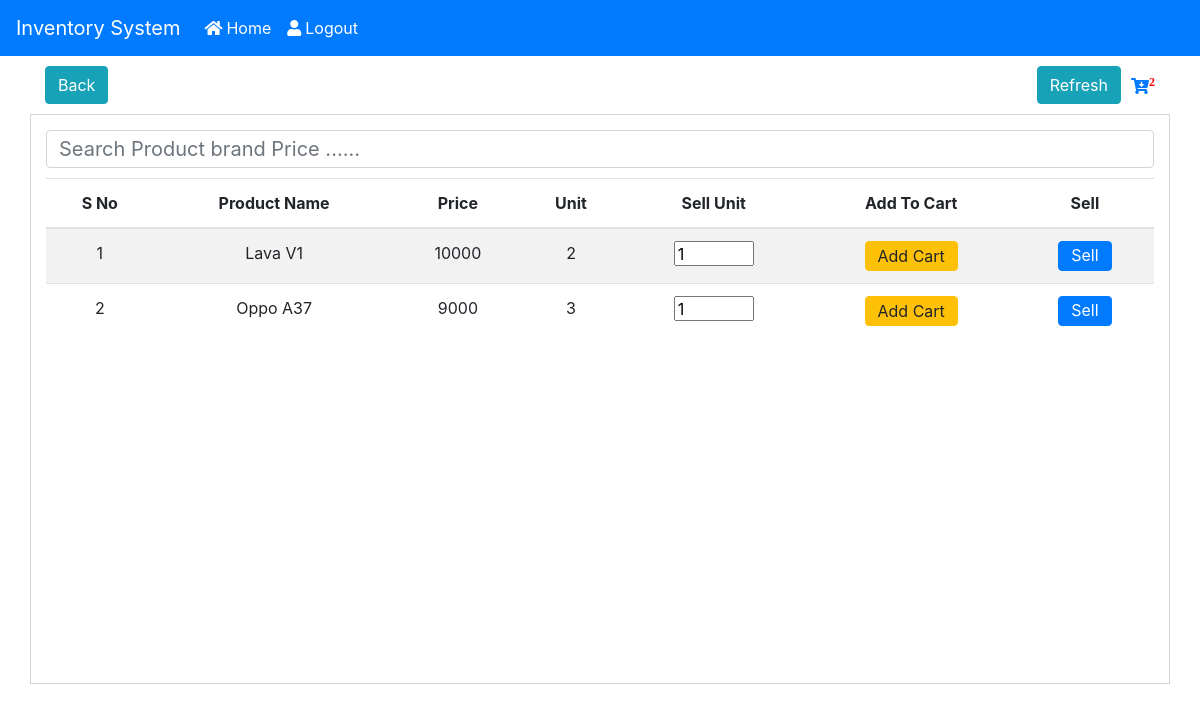
The page /Sell/Sell.php on the database its author committed.
### tables this page shows
CREATE TABLE `products` (
  `pro_id` int(10) NOT NULL,
  `brand_id` int(10) NOT NULL,
  `cat_id` int(10) NOT NULL,
  `product_name` tinytext NOT NULL,
  `product_stock` int(10) NOT NULL,
  `product_price` double NOT NULL,
  `total_price` double NOT NULL,
  `add_date` date NOT NULL,
  `prod_states` tinytext
);

### Sell/Sell.php (the view, shortened to what this page needs)
<?php 	include '../database/db.php';
$que1 = "SELECT * FROM `cart`";
$res1 = mysqli_query($con,$que1);
$row = mysqli_num_rows($res1);
 ?>
<!DOCTYPE html>
<html>
	<head>
		<link rel="stylesheet" href="https://maxcdn.bootstrapcdn.com/bootstrap/4.1.0/css/bootstrap.min.css">
		<link href="//maxcdn.bootstrapcdn.com/font-awesome/4.7.0/css/font-awesome.min.css" rel="stylesheet">
		<link rel="stylesheet" href="https://use.fontawesome.com/releases/v5.1.0/css/all.css">
		<link rel="stylesheet" type="text/css" href="css/style.css">
	</head>
	<body>
		<?php include '../templet/header.php'; ?>
		<div class="container" style="margin-top: 10px;">
			<a href="../deshbord.php" class="btn btn-info">Back</a>
			<a href="viewcart.php"><i class="fas fa-cart-arrow-down" style="float: right;line-height: 40px;margin-left:10px;"><sup style="color: red;"><?php echo $row; ?></sup></i></a>
			<a href="Sell.php" class="btn btn-info" style="float: right;">Refresh</a>
		</div>
		<div class="container" style="border: 1px solid #D3D3D3; margin-top: 10px; height: 570px; overflow: auto; ">
			<input class="form-control" id="myInput" type="text" placeholder="Search Product brand Price ......" style="margin-top: 15px;border: 1px solid #D3D3D3; font-size: 20px;">
			<table class="table table-striped" style="margin-top: 10px;">
				<thead style="text-align: center;">
					<tr>
						<th>S No</th>
						<th>Product Name</th>
						<th>Price </th>
						<th>Unit</th>
						<th>Sell Unit</th>
						<th>Add To Cart  </th>
						<th> Sell</th>
					</tr>
				</thead>
				<tbody   id="myTable" style="text-align:center;">
					<tr>
						<?php
						$que =" SELECT * from products p ,brand b ,catagory c where p.brand_id =b.b_id AND p.cat_id =c.Cat_id";
						$res = mysqli_query($con,$que);
						$sir = 1;
						while($row =mysqli_fetch_array($res)){
						$proid = $row[0];
						$pro_name = $row[3];
						$unit = $row[4];
						$prd_price = $row[5];
						?>
						<td><?php echo $sir; $sir ++; ?></td>
						<td><?php echo $pro_name; ?></td>
						<td><?php echo $prd_price; ?></td>
						<td><?php echo $unit; ?></td>
						<td><form method="post" action="cart.php?cart=<?php echo $proid; ?>">
							<input type="number" name="unit" value="1" style="width:80px; height: 25px;"></td>
						<td> <input type="submit" name="addcart" value="Add Cart" class="btn btn-warning" style="height:30px; line-height:15px;"></td>
						<td> <a href="consell.php?consell=<?php echo $proid; ?>" class="btn btn-primary" style="height:30px; line-height:15px;">Sell</a></td>
					</tr>
					<?php } ?>
				</tbody>
			</table>
		</body>
	</html>

### rows shown on the page
products: product_name "Lava V1", product_price "10000", product_stock "2"
products: product_name "Oppo A37", product_price "9000", product_stock "3"

### other values the page prints
$row "2"
